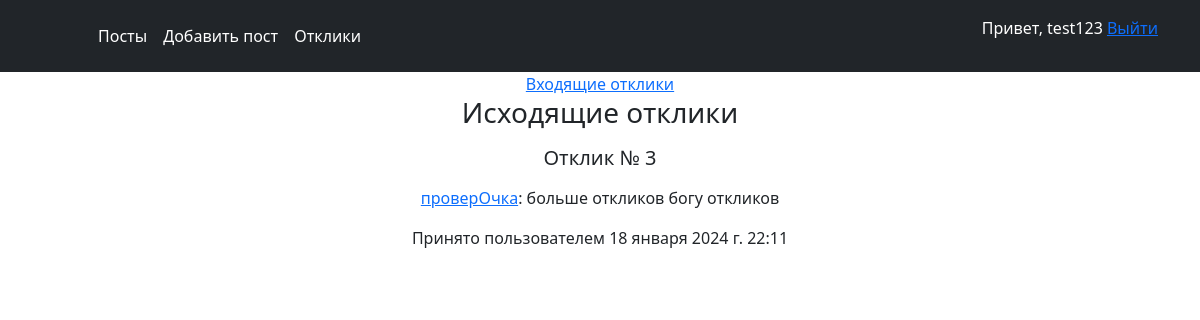
Page /responses?send=1 (signed in) on the committed database.
### posts/models.py (models this page shows, shortened)
class Response(models.Model):
    post = models.ForeignKey(Post, on_delete=models.CASCADE)
    sender = models.ForeignKey(User, on_delete=models.CASCADE)
    text = models.TextField(default=None, null=True)
    create_time = models.DateTimeField(auto_now_add=True)
    accepted = models.BooleanField(default=False)
    accepted_datetime = models.DateTimeField(default=None, null=True, blank=True)
    class Meta:
        ordering = ['-create_time']

class Post(models.Model):
    author = models.ForeignKey(User, on_delete=models.CASCADE)
    title = models.CharField(max_length=255)
    content = RichTextUploadingField(blank=True, null=True)
    category = models.ForeignKey(Category, on_delete=models.CASCADE)
    time_create = models.DateTimeField(auto_now_add=True)
    def __str__(self):
        return (self.title)

### accounts/models.py (models this page shows, shortened)
class UserProfile(models.Model):
    user = models.OneToOneField(User, on_delete=models.CASCADE)
    timezone = models.CharField(max_length=255)

### posts/views.py (the view, shortened to what this page needs)
# urls.py: path('responses', responsesview, name='responses'),
@login_required
def responsesview(request):
    content = {}
    if request.GET.get('send',None):
        content['title'] = 'Исходящие отклики'
        content.setdefault('responses', Response.objects.filter(sender=request.user))   # исходящие отклики
    elif request.GET.get('postfilter',None): #входящие отклики с фильтром
        content['title'] = 'Входящие отклики'
        content.setdefault('responses', Response.objects.filter(post__id=request.GET.get('postfilter')))
        content['postlist'] = Post.objects.filter(author=request.user)
        content['choosenpost'] = int(request.GET.get('postfilter'))
    else:
        content['title'] = 'Входящие отклики'
        content.setdefault('responses', Response.objects.filter(post__author=request.user))  # это входящие отклики
        content['postlist'] = Post.objects.filter(author=request.user)
    content['usertimezone'] = UserProfile.objects.get(user=request.user).timezone
    return render(request, 'responses.html', content)

### posts/templates/responses.html (shortened to what this page needs)
{% extends 'base.html' %}
{% load tz %}
{% load static %}
{% block content %}
    {% if title == 'Исходящие отклики' %}
        <a href="{% url 'responses'  %}">Входящие отклики</a>
        <h3>Исходящие отклики</h3>
        {% for response in responses %}
            <h5 class="p-2">  Отклик № {{ response.id }}</h5>
            <p><a href="{% url 'post' response.post.id %}">{{ response.post }}</a>: {{ response.text }} </p>
            {% if response.accepted_datetime %}
                {% if response.accepted %}
                    <p>Принято пользователем {{ response.accepted_datetime|timezone:usertimezone }}</p>
                {% else %}
                    <p>Отклонено {{ response.accepted_datetime|timezone:usertimezone }}</p>
                {% endif %}
            {% else %}
                <p>Ждет ответа пользователя</p>
            {% endif %}
        {% endfor %}
    {% endif %}
{% endblock %}

### posts/templates/base.html (shortened to what this page needs)
{% load static %}
<html>
  <head>
    <link href="https://cdn.jsdelivr.net/npm/bootstrap@5.3.2/dist/css/bootstrap.min.css" rel="stylesheet">
  </head>
  <body>
  <header class="p-3 text-bg-dark">
    <div class="container">
      <div class="d-flex flex-wrap align-items-center justify-content-center justify-content-lg-start">
        <a href="/static" class="d-flex align-items-center mb-2 mb-lg-0 text-white text-decoration-none">
          <svg class="bi me-2" width="40" height="32" role="img" aria-label="Bootstrap"><use xlink:href="#bootstrap"></use></svg>
        </a>
        <ul class="nav col-12 col-lg-auto me-lg-auto mb-2 justify-content-center mb-md-0">
          <li><a href="{% url 'posts'%}" class="nav-link px-2 text-white">Посты</a></li>
          {% if user.is_authenticated %}
            <li><a href="{% url 'addpost'%}" class="nav-link px-2 text-white">Добавить пост</a></li>
            <li><a href="{% url 'responses'%}" class="nav-link px-2 text-white">Отклики</a></li>
          {% endif %}
        </ul>
        {% if user.is_authenticated %}
          <p>Привет, {{ user.get_username  }}  <a href="{% url 'account_logout' %}">Выйти</a></p>
        {% else %}
          <div class="text-end">
            <a href="{% url 'account_login' %}"><button  type="button" class="btn btn-outline-light me-2">Вход</button></a>
            <a href="{% url 'account_signup' %}"><button  type="button" class="btn btn-outline-light me-2">Регистрация</button></a>
          </div>
        {% endif %}
      </div>
    </div>
  </header>
    <div align="center">
    {% block content %}
    {% endblock %}
    </div>
  </body>
</html>

### rows in the picture
Response: id "3", post "проверОчка", text "больше откликов богу откликов", accepted_datetime "18 января 2024 г. 22:11"

### other values in the picture
{{ user.get_username }} "test123"
